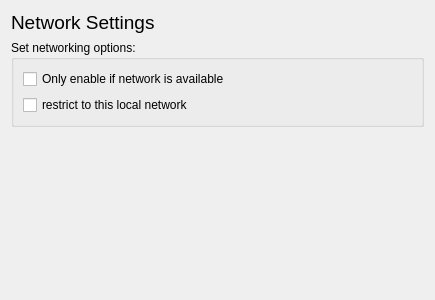
<?xml version="1.0" encoding="UTF-8"?>
<ui version="4.0">
 <class>FolderWizardNetworkPage</class>
 <widget class="QWidget" name="FolderWizardNetworkPage">
  <property name="geometry">
   <rect>
    <x>0</x>
    <y>0</y>
    <width>435</width>
    <height>300</height>
   </rect>
  </property>
  <property name="windowTitle">
   <string>Form</string>
  </property>
  <layout class="QGridLayout" name="gridLayout_2">
   <item row="0" column="0">
    <widget class="QLabel" name="label_2">
     <property name="font">
      <font>
       <pointsize>14</pointsize>
       <weight>50</weight>
       <bold>false</bold>
      </font>
     </property>
     <property name="text">
      <string>Network Settings</string>
     </property>
    </widget>
   </item>
   <item row="1" column="0">
    <widget class="QGroupBox" name="groupBox">
     <property name="title">
      <string>Set networking options:</string>
     </property>
     <layout class="QGridLayout" name="gridLayout">
      <item row="0" column="0">
       <widget class="QCheckBox" name="checkBoxOnlyOnline">
        <property name="text">
         <string>Only enable if network is available</string>
        </property>
       </widget>
      </item>
      <item row="1" column="0">
       <widget class="QCheckBox" name="checkBoxOnlyThisLAN">
        <property name="text">
         <string>restrict to this local network</string>
        </property>
       </widget>
      </item>
     </layout>
    </widget>
   </item>
   <item row="2" column="0">
    <spacer name="verticalSpacer">
     <property name="orientation">
      <enum>Qt::Vertical</enum>
     </property>
     <property name="sizeHint" stdset="0">
      <size>
       <width>20</width>
       <height>172</height>
      </size>
     </property>
    </spacer>
   </item>
  </layout>
 </widget>
 <resources/>
 <connections/>
</ui>
